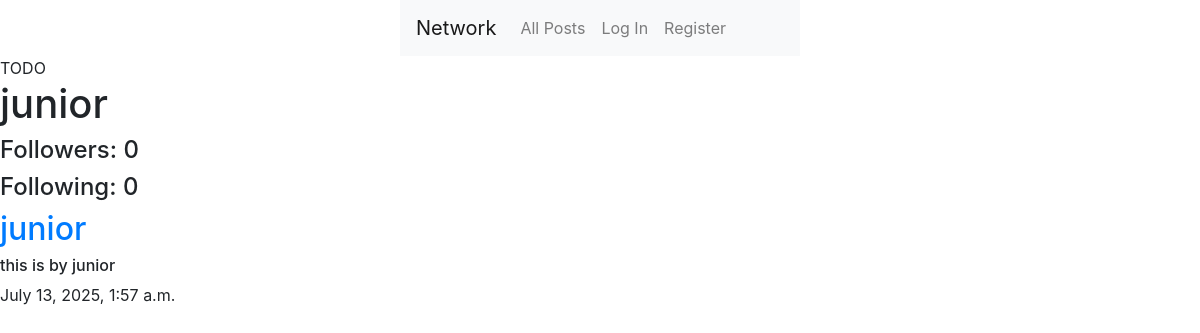
The page /profile/2 on the database its author committed.
### network/models.py (models this page shows, shortened)
class User(AbstractUser):
    pass

class Posts(models.Model):
    content = models.CharField(max_length=164)
    user = models.ForeignKey(User, on_delete=models.CASCADE, related_name="author")
    date = models.DateTimeField(auto_now_add=True)

### network/views.py (the view)
# urls.py: path('profile/<int:user_id>', views.profile, name="profile"),
def profile(request, user_id):
        user = User.objects.get(pk=user_id)
        Uposts = Posts.objects.filter(user=user).order_by('id').reverse()
        pagi = Paginator(Uposts, 10)
        paginumber = request.GET.get('page')
        pagePosts = pagi.get_page(paginumber)
        following = Follow.objects.filter(user=user)
        followers = Follow.objects.filter(user_follower=user)
        try:
            checkFollow = followers.filter(user=User.objects.get(pk=request.user.id))
            print(checkFollow)
            if len(checkFollow) != 0:
                isFollowing = True
            else:
                isFollowing = False
        except:
            isFollowing = False
        context = {
            "isFollowing":isFollowing,
            "user_profile":user,
            "following":following,
            "followers":followers,
            "name":user.username,
            "posts":Uposts,
            "pagePosts":pagePosts,
        }
        return render(request, "network/profile.html", context)

### network/templates/network/profile.html (shortened to what this page needs)
{% extends "network/layout.html" %}
{% block body %}
    TODO
    <h1>{{name}}</h1>
    <div class="cont">
        <div>
            <h4>Followers: {{followers.count}}</h4>
            <h4>Following: {{following.count}}</h4>
        </div>
    </div>
    <div>
        {%for post in pagePosts %}
          <div>
            <h2><a href="{%url 'profile' user_id=post.user.id%}">{{post.user}}</a></h2>
            <h6>{{post.content}}</h6>
            <p>{{post.date}}</p>
          </div>
        {%endfor%}
    </div>
{% endblock %}

### rows shown on the page
User: username "junior"
Posts: user "junior", content "this is by junior", date "July 13, 2025, 1:57 a.m."

### other values the page prints
{{ followers.count }} "0"
{{ following.count }} "0"
